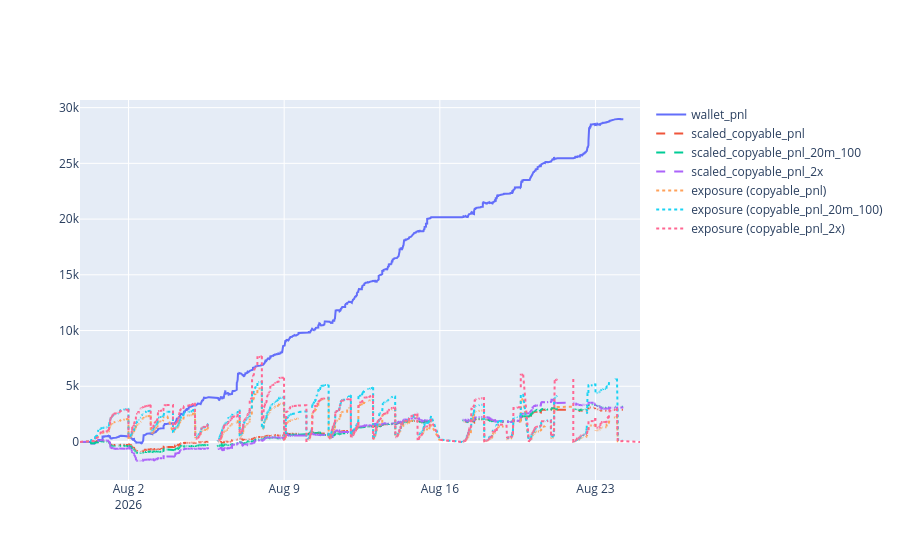

Notebook code for this chart:
### Code cell
# ── exposure + PnL over time, per copyable variant ────────────────────────────
agg_dict = {"wallet_pnl": ("trade_pnl", "sum")}
agg_dict.update({f"scaled_{c}": (f"scaled_{c}", "sum") for c in COPYABLE_PNL_COLS})
agg_dict.update({f"scaled_{c}_exposure": (f"scaled_{c}_exposure", "sum") for c in COPYABLE_PNL_COLS})
df_plot = df.groupby("end_date_iso").agg(**agg_dict).reset_index()

df.sort_values("bucket", inplace=True)
df["wallet_pnl_cumsum"] = df["trade_pnl"].cumsum()
for c in COPYABLE_PNL_COLS:
    df[f"scaled_{c}_cumsum"] = df[f"scaled_{c}"].cumsum()

# exposure per variant: fills add exposure at buy time; positions resolve at
# EOD of end_date_iso (+1 day), releasing the exposure (negative delta).
variant_exposure = []
for c in COPYABLE_PNL_COLS:
    exp_col = f"scaled_{c}_exposure"

    resolution = df_plot[["end_date_iso", exp_col]].rename(columns={exp_col: "exposure_delta"})
    resolution["dt"] = pd.to_datetime(resolution["end_date_iso"]) + pd.Timedelta(days=1)
    resolution["exposure_delta"] = -resolution["exposure_delta"]
    resolution["variant"] = c

    buy = df[["bucket", exp_col]].rename(columns={"bucket": "dt", exp_col: "exposure_delta"})
    buy["variant"] = c

    variant_exposure.append(
        pd.concat(
            [resolution[["dt", "variant", "exposure_delta"]], buy[["dt", "variant", "exposure_delta"]]],
            ignore_index=True,
        )
    )

df_exposure = pd.concat(variant_exposure, ignore_index=True)
df_exposure.sort_values("dt", inplace=True)
df_exposure["exposure"] = df_exposure.groupby("variant")["exposure_delta"].cumsum()

import plotly.graph_objects as go

fig = go.Figure()

fig.add_trace(go.Scatter(
    x=df["bucket"],
    y=df["wallet_pnl_cumsum"],
    mode="lines",
    name="wallet_pnl",
))

for c in COPYABLE_PNL_COLS:
    fig.add_trace(go.Scatter(
        x=df["bucket"],
        y=df[f"scaled_{c}_cumsum"],
        mode="lines",
        name=f"scaled_{c}",
        line=dict(dash="dash"),
    ))

for c in COPYABLE_PNL_COLS:
    exp_df = df_exposure[df_exposure["variant"] == c]
    fig.add_trace(go.Scatter(
        x=exp_df["dt"],
        y=exp_df["exposure"],
        mode="lines",
        name=f"exposure ({c})",
        line=dict(dash="dot"),
    ))

fig.show()

### Figure 1 — Plotly figure (JSON) as saved in the notebook; plotly's stock layout.template omitted (floating-point values rounded to 4 significant figures; data arrays with more than 128 entries replaced by an {"elided": "..."} marker saying what was removed)
{"data": [{"mode": "lines", "name": "wallet_pnl", "type": "scatter", "x": {"elided": "7837 str values"}, "y": {"elided": "7837 float values"}}, {"line": {"dash": "dash"}, "mode": "lines", "name": "scaled_copyable_pnl", "type": "scatter", "x": {"elided": "7837 str values"}, "y": {"elided": "7837 float values"}}, {"line": {"dash": "dash"}, "mode": "lines", "name": "scaled_copyable_pnl_20m_100", "type": "scatter", "x": {"elided": "7837 str values"}, "y": {"elided": "7837 float values"}}, {"line": {"dash": "dash"}, "mode": "lines", "name": "scaled_copyable_pnl_2x", "type": "scatter", "x": {"elided": "7837 str values"}, "y": {"elided": "7837 float values"}}, {"line": {"dash": "dot"}, "mode": "lines", "name": "exposure (copyable_pnl)", "type": "scatter", "x": {"elided": "7861 str values"}, "y": {"elided": "7861 float values"}}, {"line": {"dash": "dot"}, "mode": "lines", "name": "exposure (copyable_pnl_20m_100)", "type": "scatter", "x": {"elided": "7861 str values"}, "y": {"elided": "7861 float values"}}, {"line": {"dash": "dot"}, "mode": "lines", "name": "exposure (copyable_pnl_2x)", "type": "scatter", "x": {"elided": "7861 str values"}, "y": {"elided": "7861 float values"}}], "layout": {}}
